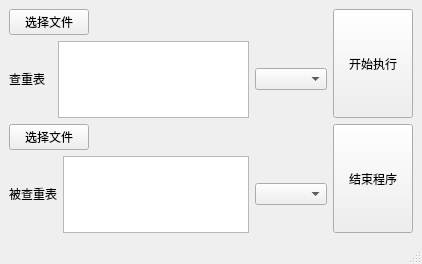
<?xml version="1.0" encoding="UTF-8"?>
<ui version="4.0">
 <class>MainWindow</class>
 <widget class="QMainWindow" name="MainWindow">
  <property name="geometry">
   <rect>
    <x>0</x>
    <y>0</y>
    <width>422</width>
    <height>264</height>
   </rect>
  </property>
  <property name="windowTitle">
   <string>一个Excel查重程序  --by@8bit</string>
  </property>
  <widget class="QWidget" name="centralwidget">
   <layout class="QHBoxLayout" name="horizontalLayout_4">
    <item>
     <layout class="QVBoxLayout" name="verticalLayout_4">
      <item>
       <layout class="QVBoxLayout" name="verticalLayout">
        <item>
         <layout class="QHBoxLayout" name="horizontalLayout">
          <item>
           <widget class="QPushButton" name="getfilebuttonP">
            <property name="sizePolicy">
             <sizepolicy hsizetype="Fixed" vsizetype="Fixed">
              <horstretch>0</horstretch>
              <verstretch>0</verstretch>
             </sizepolicy>
            </property>
            <property name="text">
             <string>选择文件</string>
            </property>
           </widget>
          </item>
          <item>
           <widget class="QLabel" name="filelabelP">
            <property name="text">
             <string/>
            </property>
           </widget>
          </item>
         </layout>
        </item>
        <item>
         <layout class="QHBoxLayout" name="horizontalLayout_2">
          <item>
           <widget class="QLabel" name="label_1">
            <property name="sizePolicy">
             <sizepolicy hsizetype="Fixed" vsizetype="Fixed">
              <horstretch>0</horstretch>
              <verstretch>0</verstretch>
             </sizepolicy>
            </property>
            <property name="text">
             <string>查重表  </string>
            </property>
           </widget>
          </item>
          <item>
           <widget class="QListWidget" name="sheetlistP"/>
          </item>
          <item>
           <widget class="QComboBox" name="rangecombomP">
            <property name="sizePolicy">
             <sizepolicy hsizetype="Minimum" vsizetype="Fixed">
              <horstretch>0</horstretch>
              <verstretch>0</verstretch>
             </sizepolicy>
            </property>
           </widget>
          </item>
         </layout>
        </item>
       </layout>
      </item>
      <item>
       <layout class="QVBoxLayout" name="verticalLayout_3">
        <item>
         <layout class="QHBoxLayout" name="horizontalLayout_5">
          <item>
           <widget class="QPushButton" name="getfilebuttonT">
            <property name="sizePolicy">
             <sizepolicy hsizetype="Fixed" vsizetype="Fixed">
              <horstretch>0</horstretch>
              <verstretch>0</verstretch>
             </sizepolicy>
            </property>
            <property name="text">
             <string>选择文件</string>
            </property>
           </widget>
          </item>
          <item>
           <widget class="QLabel" name="filelabelT">
            <property name="text">
             <string/>
            </property>
           </widget>
          </item>
         </layout>
        </item>
        <item>
         <layout class="QHBoxLayout" name="horizontalLayout_3">
          <item>
           <widget class="QLabel" name="label_2">
            <property name="sizePolicy">
             <sizepolicy hsizetype="Fixed" vsizetype="Fixed">
              <horstretch>0</horstretch>
              <verstretch>0</verstretch>
             </sizepolicy>
            </property>
            <property name="text">
             <string>被查重表</string>
            </property>
           </widget>
          </item>
          <item>
           <widget class="QListWidget" name="sheetlistT"/>
          </item>
          <item>
           <widget class="QComboBox" name="rangecombomT">
            <property name="sizePolicy">
             <sizepolicy hsizetype="Minimum" vsizetype="Fixed">
              <horstretch>0</horstretch>
              <verstretch>0</verstretch>
             </sizepolicy>
            </property>
           </widget>
          </item>
         </layout>
        </item>
       </layout>
      </item>
     </layout>
    </item>
    <item>
     <layout class="QVBoxLayout" name="verticalLayout_2">
      <item>
       <widget class="QPushButton" name="runbutton">
        <property name="sizePolicy">
         <sizepolicy hsizetype="Minimum" vsizetype="Minimum">
          <horstretch>0</horstretch>
          <verstretch>0</verstretch>
         </sizepolicy>
        </property>
        <property name="text">
         <string>开始执行</string>
        </property>
       </widget>
      </item>
      <item>
       <widget class="QPushButton" name="exitbutton">
        <property name="sizePolicy">
         <sizepolicy hsizetype="Minimum" vsizetype="Minimum">
          <horstretch>0</horstretch>
          <verstretch>0</verstretch>
         </sizepolicy>
        </property>
        <property name="text">
         <string>结束程序</string>
        </property>
       </widget>
      </item>
     </layout>
    </item>
   </layout>
  </widget>
  <widget class="QStatusBar" name="statusbar"/>
 </widget>
 <resources/>
 <connections/>
</ui>
